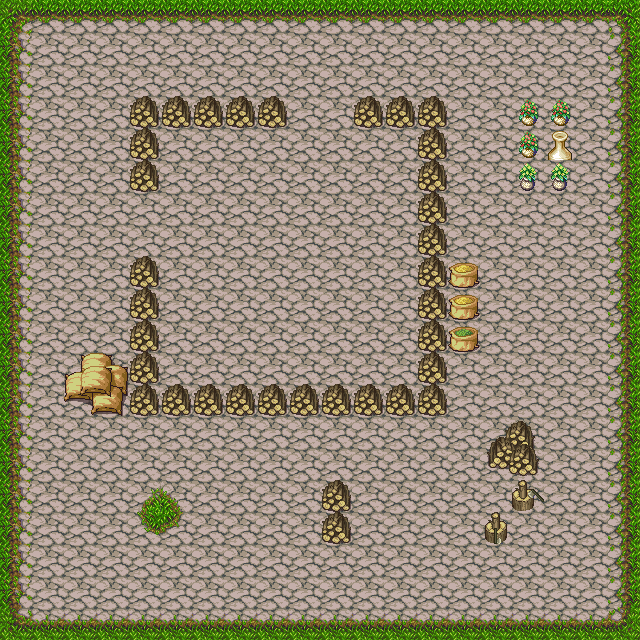

A level layout from a 2D game, rendered from its tile map. Below: a short description, then the map file with its tile-grid data intact:
An orthogonal 20x20 tile map with 32x32 px tiles, 2 tile layers (background, walls), 1 hidden layer not drawn, 2 tilesets.

<map version="1.0" tiledversion="1.1.5" orientation="orthogonal" renderorder="right-down" width="20" height="20" tilewidth="32" tileheight="32" infinite="0" nextobjectid="18">
 <tileset firstgid="1" source="tails1.tsx" />
 <tileset firstgid="257" name="collision" tilewidth="32" tileheight="32" tilecount="1" columns="1">
  <image source="collision.png" trans="ffffff" width="32" height="32" />
 </tileset>
 <layer name="background" width="20" height="20">
  <data encoding="csv">
1,2,2,2,2,2,2,2,2,2,2,2,2,2,2,2,2,2,2,3,
17,18,18,18,18,18,18,18,18,18,18,18,18,18,18,18,18,18,18,19,
17,18,18,18,18,18,18,18,18,18,18,18,18,18,18,18,18,18,18,19,
17,18,18,18,18,18,18,18,18,18,18,18,18,18,18,18,18,18,18,19,
17,18,18,18,18,18,18,18,18,18,18,18,18,18,18,18,18,18,18,19,
17,18,18,18,18,18,18,18,18,18,18,18,18,18,18,18,18,18,18,19,
17,18,18,18,18,18,18,18,18,18,18,18,18,18,18,18,18,18,18,19,
17,18,18,18,18,18,18,18,18,18,18,18,18,18,18,18,18,18,18,19,
17,18,18,18,18,18,18,18,18,18,18,18,18,18,18,18,18,18,18,19,
17,18,18,18,18,18,18,18,18,18,18,18,18,18,18,18,18,18,18,19,
17,18,18,18,18,18,18,18,18,18,18,18,18,18,18,18,18,18,18,19,
17,18,18,18,18,18,18,18,18,18,18,18,18,18,18,18,18,18,18,19,
17,18,18,18,18,18,18,18,18,18,18,18,18,18,18,18,18,18,18,19,
17,18,18,18,18,18,18,18,18,18,18,18,18,18,18,18,18,18,18,19,
17,18,18,18,18,18,18,18,18,18,18,18,18,18,18,18,18,18,18,19,
17,18,18,18,18,18,18,18,18,18,18,18,18,18,18,18,18,18,18,19,
17,18,18,18,18,18,18,18,18,18,18,18,18,18,18,18,18,18,18,19,
17,18,18,18,18,18,18,18,18,18,18,18,18,18,18,18,18,18,18,19,
17,18,18,18,18,18,18,18,18,18,18,18,18,18,18,18,18,18,18,19,
33,34,34,34,34,34,34,34,34,34,34,34,34,34,34,34,34,34,34,35
</data>
 </layer>
 <layer name="walls" width="20" height="20">
  <data encoding="csv">
0,0,0,0,0,0,0,0,0,0,0,0,0,0,0,0,0,0,0,0,
0,0,0,0,0,0,0,0,0,0,0,0,0,0,0,0,0,0,0,0,
0,0,0,0,0,0,0,0,0,0,0,0,0,0,0,0,0,0,0,0,
0,0,0,0,165,165,165,165,165,0,0,165,165,165,0,0,216,216,0,0,
0,0,0,0,165,0,0,0,0,0,0,0,0,165,0,0,216,189,0,0,
0,0,0,0,165,0,0,0,0,0,0,0,0,165,0,0,156,156,0,0,
0,0,0,0,0,0,0,0,0,0,0,0,0,165,0,0,0,0,0,0,
0,0,0,0,0,0,0,0,0,0,0,0,0,165,0,0,0,0,0,0,
0,0,0,0,165,0,0,0,0,0,0,0,0,165,169,0,0,0,0,0,
0,0,0,0,165,0,0,0,0,0,0,0,0,165,169,0,0,0,0,0,
0,0,0,0,165,0,0,0,0,0,0,0,0,165,168,0,0,0,0,0,
0,0,138,139,165,0,0,0,0,0,0,0,0,165,0,0,0,0,0,0,
0,0,154,155,165,165,165,165,165,165,165,165,165,165,0,0,0,0,0,0,
0,0,0,0,0,0,0,0,0,0,0,0,0,0,0,184,185,0,0,0,
0,0,0,0,0,0,0,0,0,0,0,0,0,0,0,200,201,0,0,0,
0,0,0,0,49,50,0,0,0,0,165,0,0,0,0,0,64,0,0,0,
0,0,0,0,65,66,0,0,0,0,165,0,0,0,0,80,0,0,0,0,
0,0,0,0,0,0,0,0,0,0,0,0,0,0,0,0,0,0,0,0,
0,0,0,0,0,0,0,0,0,0,0,0,0,0,0,0,0,0,0,0,
0,0,0,0,0,0,0,0,0,0,0,0,0,0,0,0,0,0,0,0
</data>
 </layer>
 <layer name="collision" width="20" height="20" visible="0">
  <data encoding="csv">
257,257,257,257,257,257,257,257,257,257,257,257,257,257,257,257,257,257,257,257,
257,0,0,0,0,0,0,0,0,0,0,0,0,0,0,0,0,0,0,257,
257,0,0,0,0,0,0,0,0,0,0,0,0,0,0,0,0,0,0,257,
257,0,0,0,257,257,257,257,257,0,0,257,257,257,0,0,257,257,0,257,
257,0,0,0,257,0,0,0,0,0,0,0,0,257,0,0,257,257,0,257,
257,0,0,0,257,0,0,0,0,0,0,0,0,257,0,0,257,257,0,257,
257,0,0,0,0,0,0,0,0,0,0,0,0,257,0,0,0,0,0,257,
257,0,0,0,0,0,0,0,0,0,0,0,0,257,0,0,0,0,0,257,
257,0,0,0,257,0,0,0,0,0,0,0,0,257,257,0,0,0,0,257,
257,0,0,0,257,0,0,0,0,0,0,0,0,257,257,0,0,0,0,257,
257,0,0,0,257,0,0,0,0,0,0,0,0,257,257,0,0,0,0,257,
257,0,257,257,257,0,0,0,0,0,0,0,0,257,0,0,0,0,0,257,
257,0,257,257,257,257,257,257,257,257,257,257,257,257,0,0,0,0,0,257,
257,0,0,0,0,0,0,0,0,0,0,0,0,0,0,257,257,0,0,257,
257,0,0,0,0,0,0,0,0,0,0,0,0,0,0,257,257,0,0,257,
257,0,0,0,257,257,0,0,0,0,257,0,0,0,0,0,257,0,0,257,
257,0,0,0,257,257,0,0,0,0,257,0,0,0,0,257,0,0,0,257,
257,0,0,0,0,0,0,0,0,0,0,0,0,0,0,0,0,0,0,257,
257,0,0,0,0,0,0,0,0,0,0,0,0,0,0,0,0,0,0,257,
257,257,257,257,257,257,257,257,257,257,257,257,257,257,257,257,257,257,257,257
</data>
 </layer>
</map>
